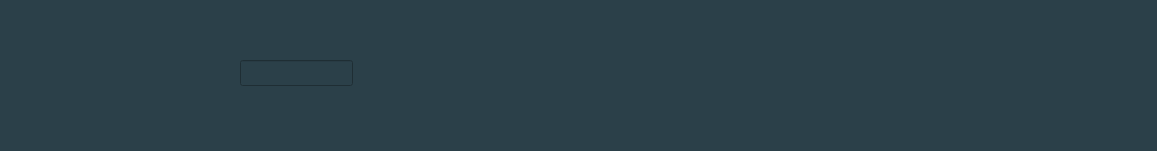
<?xml version="1.0" encoding="UTF-8"?>
<ui version="4.0">
 <class>MainWindow</class>
 <widget class="QMainWindow" name="MainWindow">
  <property name="geometry">
   <rect>
    <x>0</x>
    <y>0</y>
    <width>1157</width>
    <height>151</height>
   </rect>
  </property>
  <property name="windowTitle">
   <string>MainWindow</string>
  </property>
  <property name="styleSheet">
   <string notr="true">background-color: rgb(43, 64, 73);</string>
  </property>
  <widget class="QWidget" name="centralWidget">
   <widget class="QLineEdit" name="lineEdit">
    <property name="geometry">
     <rect>
      <x>240</x>
      <y>60</y>
      <width>113</width>
      <height>26</height>
     </rect>
    </property>
   </widget>
  </widget>
  <widget class="QStatusBar" name="statusBar"/>
 </widget>
 <layoutdefault spacing="6" margin="11"/>
 <resources/>
 <connections/>
</ui>
